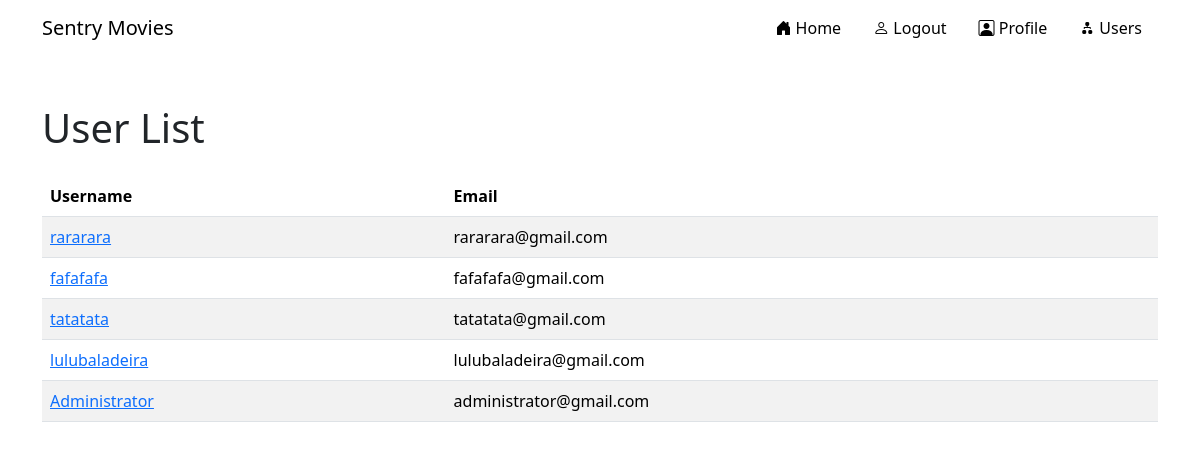
Page /users_page (signed in) on the earlier database version.
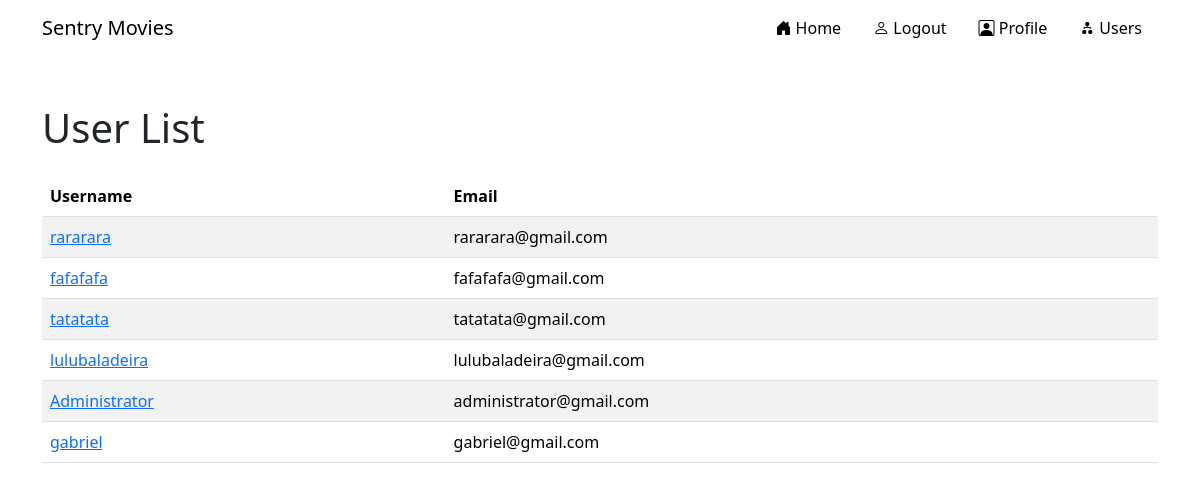
Same page on the later database version.
### Project_Structure/models.py (models this page shows)
class User(db.Model, UserMixin):
    id = db.Column(db.Integer, primary_key=True)
    email = db.Column(db.String(150), unique=True)
    password = db.Column(db.String(150))
    username = db.Column(db.String(150))
    notes = db.relationship('List')

### Project_Structure/views.py (the view)
@views.route('/users_page', methods = ['GET', 'POST'])
@login_required
def users_page():
    users = User.query.all()
    return render_template("users_page.html", user = current_user, users = users)

### Project_Structure/__init__.py (called while the page is built)
def init_app():
    app = Flask(__name__)
    app.secret_key = "TESTES3nTryMulTiW4y"
    app.config['SQLALCHEMY_DATABASE_URI'] = 'sqlite:///database.db'
    db.init_app(app)
    from .views import views
    from .auth import auth
    app.register_blueprint(views, url_prefix = '/')
    app.register_blueprint(auth, url_prefix = '/')
    from .models import User, Movie, List, ListMovies
    with app.app_context():
        db.create_all()
    login_manager = LoginManager()
    login_manager.login_view = 'views.login_page'
    login_manager.init_app(app)
    @login_manager.user_loader
    def user_id(id):
        return User.query.get(int(id))
    return app

### Project_Structure/templates/users_page.html
{% extends 'struct.html' %}
{% block users_page %}
    <div class="container mt-5">
        <h1 class="mb-4">User List</h1>
        <table class="table table-striped">
            <thead>
                <tr>
                    <th scope="col">Username</th>
                    <th scope="col">Email</th>
                </tr>
            </thead>
            <tbody>
                {% for user_i in users %}
                    {% if user_i.id != user.id %}
                        <tr>
                            <td><a href="{{ url_for('views.user_details', user_id = user_i.id)}}">{{user_i.username}}</a></td>
                            <td>{{user_i.email}}</td>
                        </tr>
                    {% endif %}
                {% endfor %}
            </tbody>
        </table>
    </div>
{% endblock users_page %}

### Project_Structure/templates/struct.html (shortened to what this page needs)
<!DOCTYPE html>
<html lang="en">
<head>
    <link href="https://cdn.jsdelivr.net/npm/bootstrap@5.3.3/dist/css/bootstrap.min.css" rel="stylesheet">
    <link rel="stylesheet" href="https://cdn.jsdelivr.net/npm/bootstrap-icons@1.11.3/font/bootstrap-icons.min.css">
    <link rel="stylesheet" href="{{ url_for('static', filename = 'build/styles/struct.css')}}">
</head>
<body>
    <header class="navbar navbar-expand-lg sticky-top " id="main-header">
        <div class="container">
            <h1 class="navbar-brand m-0 p-0">Sentry Movies</h1>
            <nav class="navbar-collapse collapse justify-content-end" id="main-navbar">
                <ul class="nav nav-pills d-block d-md-flex p-0">
                    {% if user.is_authenticated %}
                    <li class="nav-item d-flex justify-content-center">
                        <a class="nav-link" href="{{ url_for('views.home') }}"><i class="bi bi-house-door-fill"></i> Home </a>
                    </li>
                    <li class="nav-item d-flex justify-content-center">
                        <a class="nav-link" href="{{ url_for('auth.logout') }}"><i class="bi bi-person"></i> Logout</a>
                    </li>
                    <li class="nav-item d-flex justify-content-center">
                        <a class="nav-link" href="{{ url_for('views.profile_page') }}"><i class="bi bi-person-square"></i> Profile</a>
                    </li>
                    <li class="nav-item d-flex justify-content-center">
                        <a class="nav-link" href="{{ url_for('views.users_page') }}"><i class="bi bi-diagram-2-fill"></i> Users </a>
                    </li>
                    {% endif %}
                </ul>
            </nav>
        </div>
    </header>
    {% block users_page %}
    {% endblock users_page %}
</body>
</html>

### Project_Structure/static/build/styles/struct.css (style rules this page uses)
* { box-sizing:0;padding:0;margin:0 }
header { background-color:#fff }
a.nav-link { color:#000 }
body { padding-bottom:20vh }

Differences in the rows shown:
added User: username "gabriel", email "gabriel@gmail.com"
